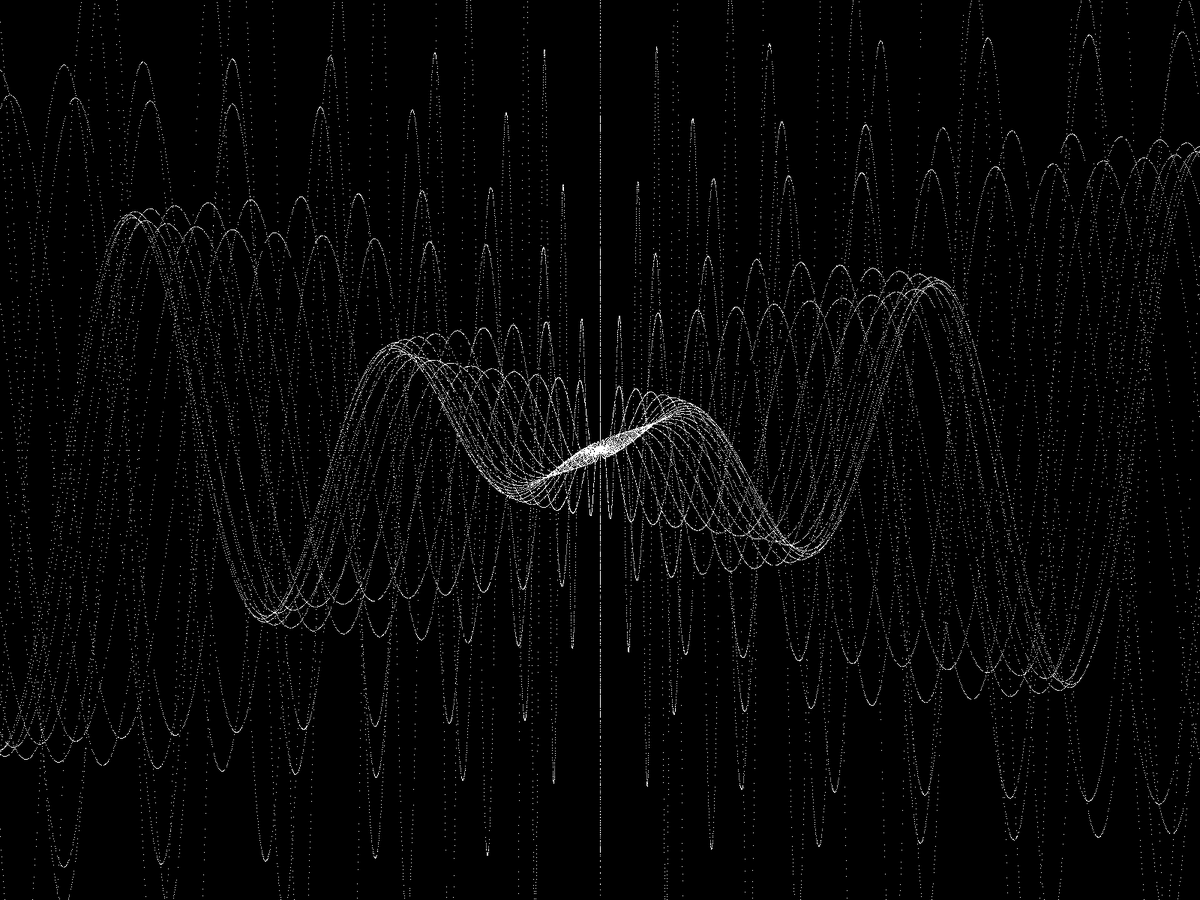
Frame 1 (no input)
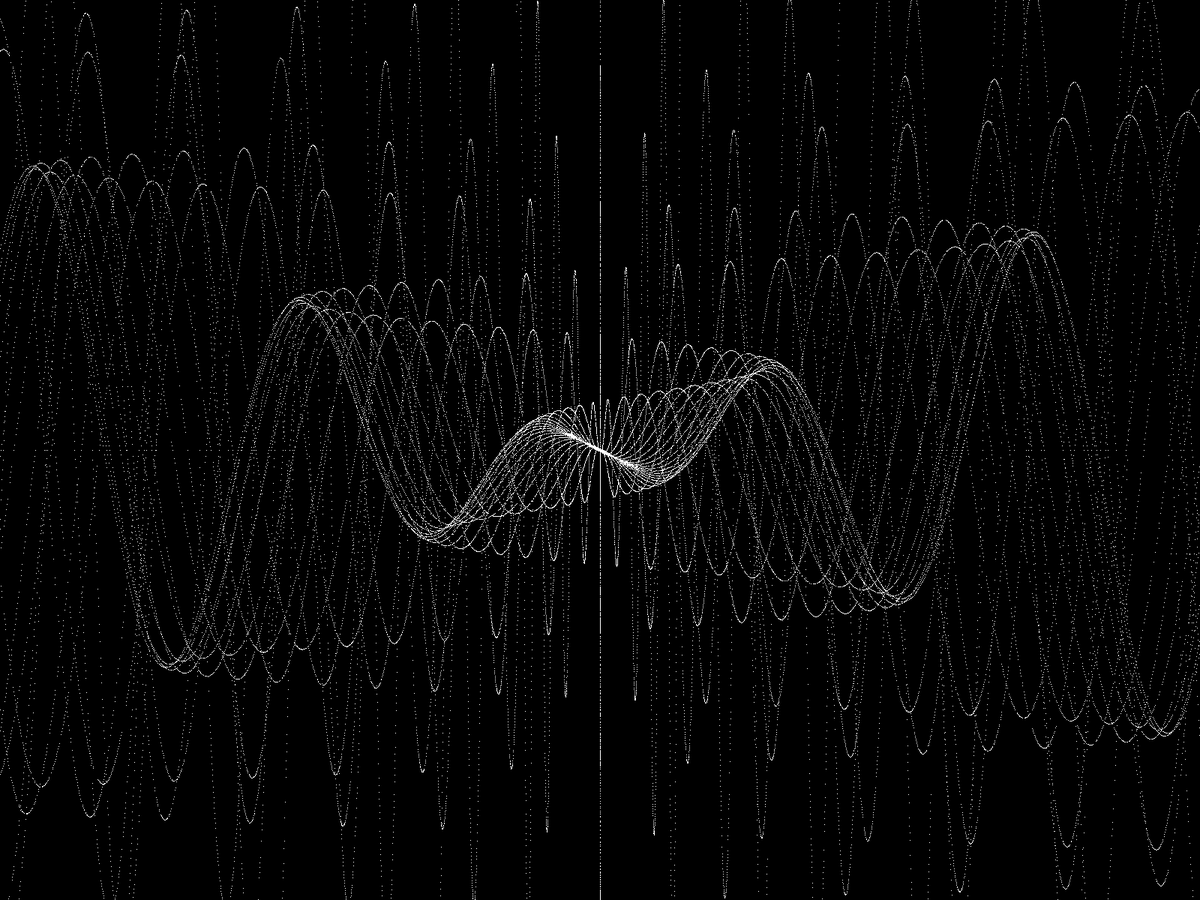
Frame 60 (the mouse pressed at the canvas centre just before this capture)
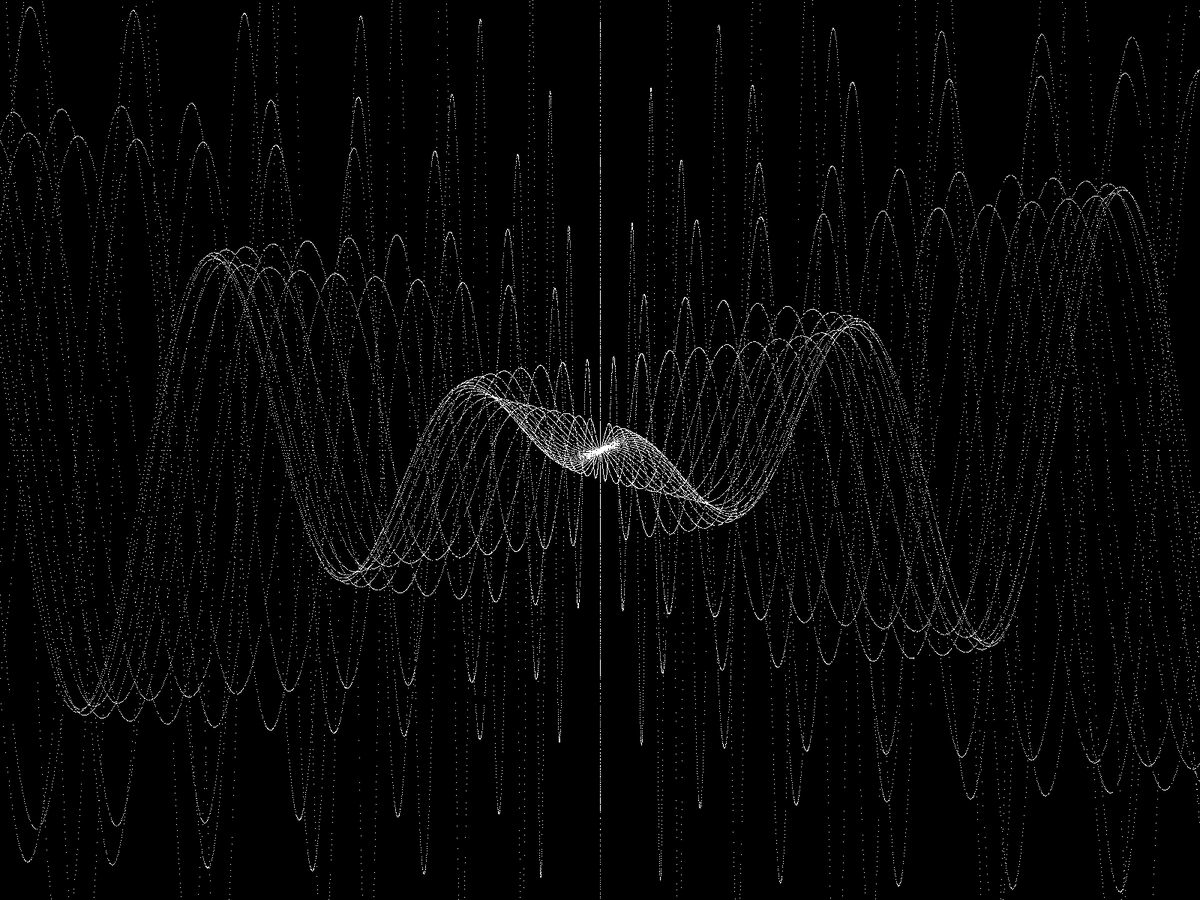
Frame 120 (the mouse held since frame 60 and released just before this capture)

The Processing sketch that drew these frames (run headless with seeded random() and noise(); from frame 60 on, the mouse is pressed at the canvas centre):

// Processing sketch: sketch_220308d
// ── sketch_220308d.pde
void setup() {
  //size(1024,1024) ;
  fullScreen();
  noSmooth();
  background(0);
  stroke(255);
}                                                                 

void draw() {
  background(0);
  
  int f = frameCount%width;
  
  translate(width/2,height/2);
  
  for( int n = 0 ; n < width ; n++) {
    for( int i = 0 ; i < 360 ; i+= 8 ) {      
      float xx = sin(radians(i))*n;
      float yy = cos(radians(i+n+f*10))*n;
      //stroke(map(i,0,300,0,255));
      point(xx,yy/2);
    } 
  }
  
}
